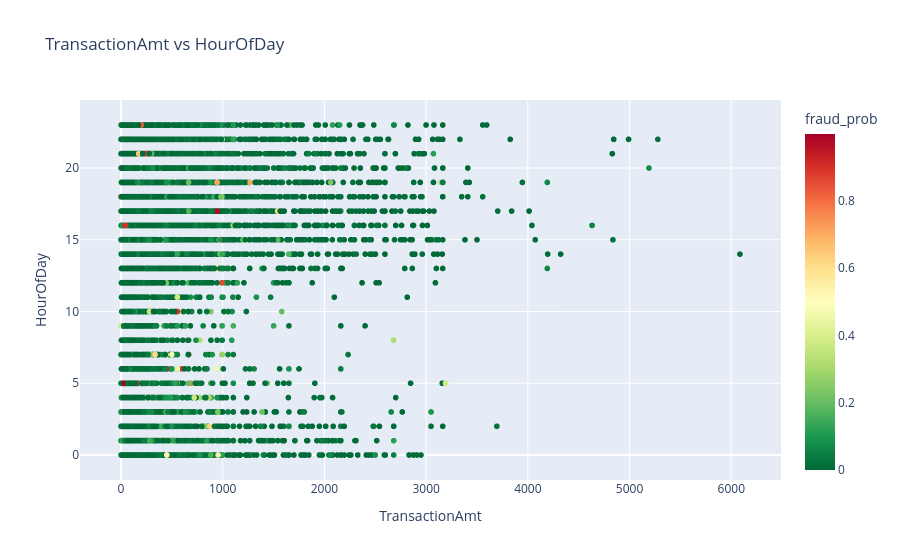

Here is the notebook cell this chart was saved with:
### Code cell
# TransactionAmt vs HourOfDay colored by fraud probability
import plotly.express as px
plotly_df = pd.DataFrame({
    "TransactionAmt": X_test["TransactionAmt"],
    "HourOfDay": X_test["HourOfDay"],
    "fraud_prob": best_prob
})

fig = px.scatter(
    plotly_df,
    x="TransactionAmt",
    y="HourOfDay",
    color="fraud_prob",
    title="TransactionAmt vs HourOfDay",
    color_continuous_scale="RdYlGn_r"
)
fig.show()

### Figure 1 — Plotly figure (JSON) as saved in the notebook; plotly's stock layout.template omitted (floating-point values rounded to 4 significant figures; data arrays with more than 128 entries replaced by an {"elided": "..."} marker saying what was removed)
{"data": [{"hovertemplate": "TransactionAmt=%{x}<br>HourOfDay=%{y}<br>fraud_prob=%{marker.color}<extra></extra>", "legendgroup": "", "marker": {"color": {"elided": "118108 float values"}, "coloraxis": "coloraxis", "symbol": "circle"}, "mode": "markers", "name": "", "showlegend": false, "type": "scattergl", "x": {"elided": "118108 float values"}, "xaxis": "x", "y": {"elided": "118108 int values"}, "yaxis": "y"}], "layout": {"coloraxis": {"colorbar": {"title": {"text": "fraud_prob"}}, "colorscale": [[0, "rgb(0,104,55)"], [0.1, "rgb(26,152,80)"], [0.2, "rgb(102,189,99)"], [0.3, "rgb(166,217,106)"], [0.4, "rgb(217,239,139)"], [0.5, "rgb(255,255,191)"], [0.6, "rgb(254,224,139)"], [0.7, "rgb(253,174,97)"], [0.8, "rgb(244,109,67)"], [0.9, "rgb(215,48,39)"], [1, "rgb(165,0,38)"]]}, "legend": {"tracegroupgap": 0}, "title": {"text": "TransactionAmt vs HourOfDay"}, "xaxis": {"anchor": "y", "domain": [0, 1], "title": {"text": "TransactionAmt"}}, "yaxis": {"anchor": "x", "domain": [0, 1], "title": {"text": "HourOfDay"}}}}
